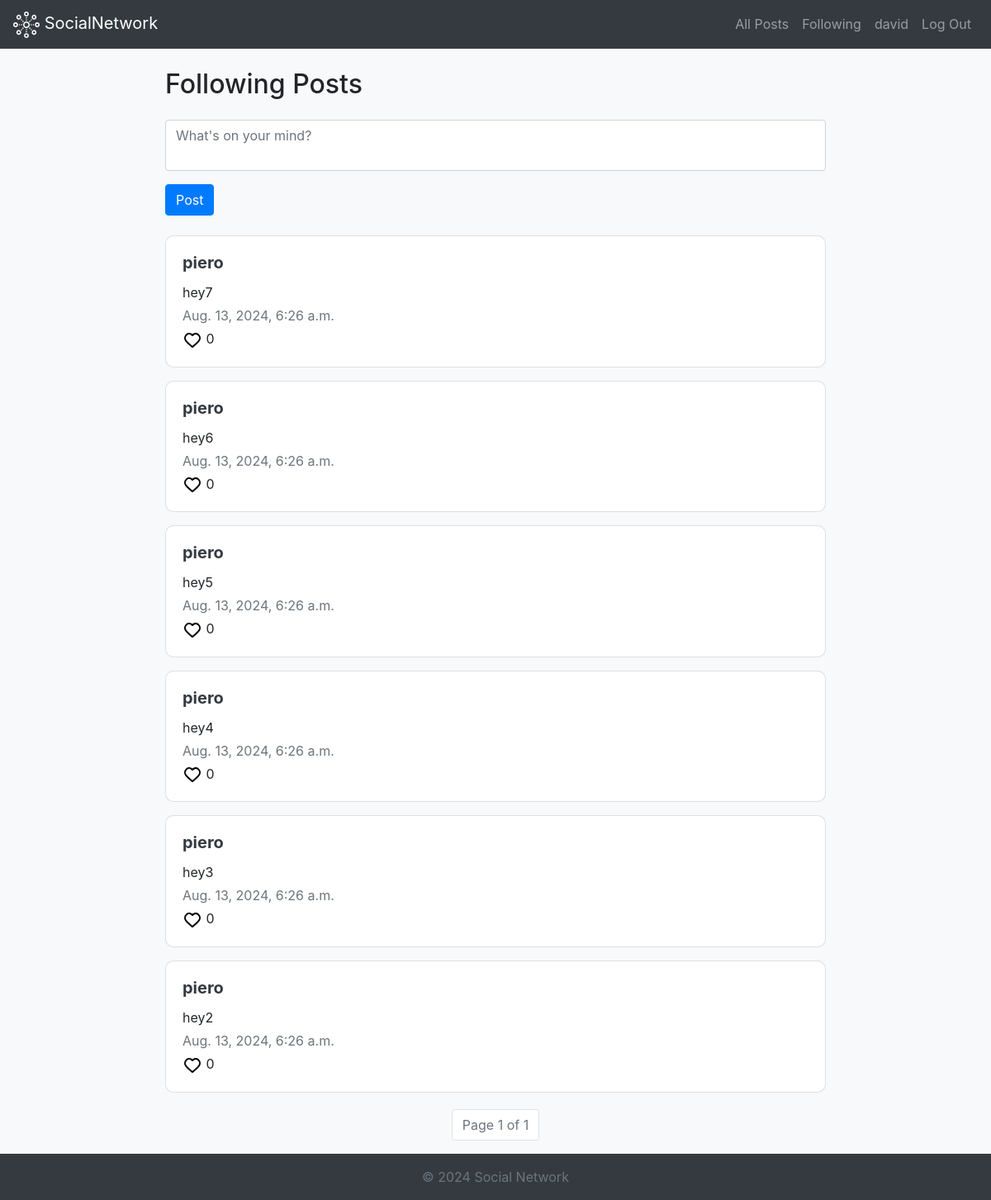
Page /following (signed in) on the committed database.
### network/models.py (models this page shows)
class User(AbstractUser):
    pass

class Post(models.Model):
    user = models.ForeignKey(User, on_delete=models.CASCADE, related_name='posts')
    content = models.TextField()
    timestamp = models.DateTimeField(auto_now_add=True)
    likes = models.ManyToManyField(User, related_name='liked_posts')

### network/views.py (the view)
# urls.py: path('following', views.following, name='following'),
@login_required
def following(request):
    following_user_ids = request.user.following.values_list('following_user_id', flat=True)
    posts = Post.objects.filter(user_id__in=following_user_ids).order_by('-timestamp')
    paginator = Paginator(posts, 10)
    page_number = request.GET.get('page') or 1
    page_obj = paginator.page(page_number)
    return render(request, 'network/following.html', {'page_obj': page_obj})

### network/templates/network/following.html (shortened to what this page needs)
{% extends "network/layout.html" %}
{% load static %}
{% block body %}
<div class="post-container">
    <h2 class="mb-4">Following Posts</h2>
    {% if request.user.is_authenticated %}
    <form method="POST" action="{% url 'new_post' %}" class="mb-4">
        <div class="form-group">
            <textarea id="newpost" name="content" class="form-control" placeholder="What's on your mind?"></textarea>
        </div>
        <button type="submit" class="btn btn-primary">Post</button>
    </form>
    {% endif %}
    {% for post in page_obj %}
    <div class="card mb-3" id="post-{{ post.id }}">
        <div class="card-body">
          <h5 class="card-title"><a href="{% url 'profile' post.user.username %}" class="text-dark">{{ post.user.username }}</a></h5>
            <div class="card-text">{{ post.content }}</div>
            <div class="text-muted mt-1 mb-1">{{ post.timestamp }}</div>
            <div>
                <button class="like-button" data-post-id="{{ post.id }}">
                    <svg width="24px" height="24px" viewBox="0 0 24 24" fill="{% if request.user in post.likes.all %}#ff0000{% else %}#ffffff{% endif %}" xmlns="http://www.w3.org/2000/svg"><g id="SVGRepo_bgCarrier" stroke-width="0"></g><g id="SVGRepo_tracerCarrier" stroke-linecap="round" stroke-linejoin="round"></g><g id="SVGRepo_iconCarrier"> <path fill-rule="evenodd" clip-rule="evenodd" d="M12 6.00019C10.2006 3.90317 7.19377 3.2551 4.93923 5.17534C2.68468 7.09558 2.36727 10.3061 4.13778 12.5772C5.60984 14.4654 10.0648 18.4479 11.5249 19.7369C11.6882 19.8811 11.7699 19.9532 11.8652 19.9815C11.9483 20.0062 12.0393 20.0062 12.1225 19.9815C12.2178 19.9532 12.2994 19.8811 12.4628 19.7369C13.9229 18.4479 18.3778 14.4654 19.8499 12.5772C21.6204 10.3061 21.3417 7.07538 19.0484 5.17534C16.7551 3.2753 13.7994 3.90317 12 6.00019Z" stroke="#000000" stroke-width="2" stroke-linecap="round" stroke-linejoin="round"></path> </g></svg>
                </button>
                <span class="like-count">{{ post.likes.count }}</span>
            </div>
        </div>
    </div>
    {% endfor %}
    <nav aria-label="Page navigation">
        <ul class="pagination justify-content-center">
            <li class="page-item disabled">
                <span class="page-link">Page {{ page_obj.number }} of {{ page_obj.paginator.num_pages }}</span>
            </li>
        </ul>
    </nav>
</div>
{% endblock %}

### network/templates/network/layout.html (shortened to what this page needs)
{% load static %}
<!DOCTYPE html>
<html lang="en">
<head>
    <link rel="stylesheet" href="https://stackpath.bootstrapcdn.com/bootstrap/4.4.1/css/bootstrap.min.css">
    <link href="{% static 'network/styles.css' %}" rel="stylesheet">
</head>
<body>
<nav class="navbar navbar-expand-lg navbar-dark bg-dark">
    <div class="navbar-brand" href="#">
        SocialNetwork
    </div>
    <div class="collapse navbar-collapse">
        <ul class="navbar-nav ml-auto">
            <li class="nav-item">
                <a class="nav-link" href="{% url 'index' %}">All Posts</a>
            </li>
            {% if request.user.is_authenticated %}
                <li class="nav-item">
                    <a class="nav-link" href="{% url 'following' %}">Following</a>
                </li>
                <li class="nav-item">
                    <a class="nav-link" href="{% url 'profile' request.user.username %}">{{ request.user.username }}</a>
                </li>
                <li class="nav-item">
                    <a class="nav-link" href="{% url 'logout' %}">Log Out</a>
                </li>
            {% endif %}
        </ul>
    </div>
</nav>
<div class="container mt-4">
    {% block body %}
    {% endblock %}
</div>
<footer class="footer mt-auto py-3 bg-dark text-white text-center">
    <div class="container">
        <span class="text-muted">© 2024 Social Network</span>
    </div>
</footer>
</body>
</html>

### network/static/network/styles.css (style rules this page uses)
body { background-color: #f8f9fa; }
.navbar { margin-bottom: 20px; }
.post-container { max-width: 800px; margin: auto; }
textarea { resize: none; }
.card { border-radius: 10px; }
.card-title { font-weight: bold; }
.footer { margin-top: 50px; }
.pagination { margin-top: 20px; }
.like-button { border: none; background-color: white; text-align: left; padding: 0; }

### rows in the picture
User: user.username "david"
Post: user.username "piero", content "hey7", timestamp "Aug. 13, 2024, 6:26 a.m.", likes.count "0"
Post: user.username "piero", content "hey6", timestamp "Aug. 13, 2024, 6:26 a.m.", likes.count "0"
Post: user.username "piero", content "hey5", timestamp "Aug. 13, 2024, 6:26 a.m.", likes.count "0"
Post: user.username "piero", content "hey4", timestamp "Aug. 13, 2024, 6:26 a.m.", likes.count "0"
Post: user.username "piero", content "hey3", timestamp "Aug. 13, 2024, 6:26 a.m.", likes.count "0"
Post: user.username "piero", content "hey2", timestamp "Aug. 13, 2024, 6:26 a.m.", likes.count "0"

### other values in the picture
{{ page_obj.number }} "1"
{{ page_obj.paginator.num_pages }} "1"
